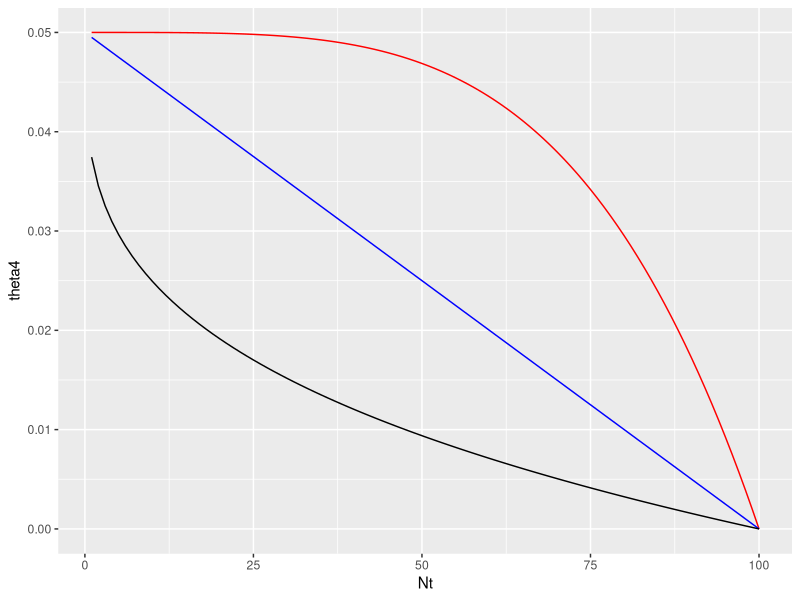
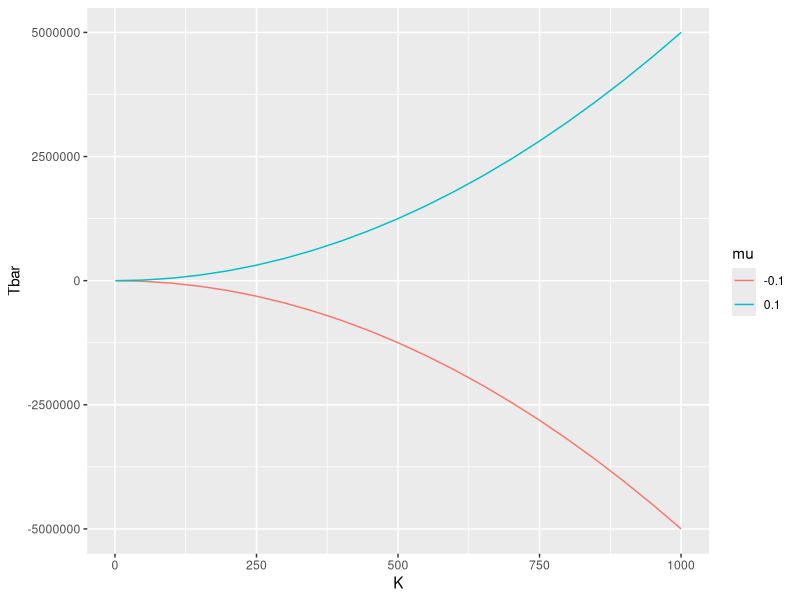
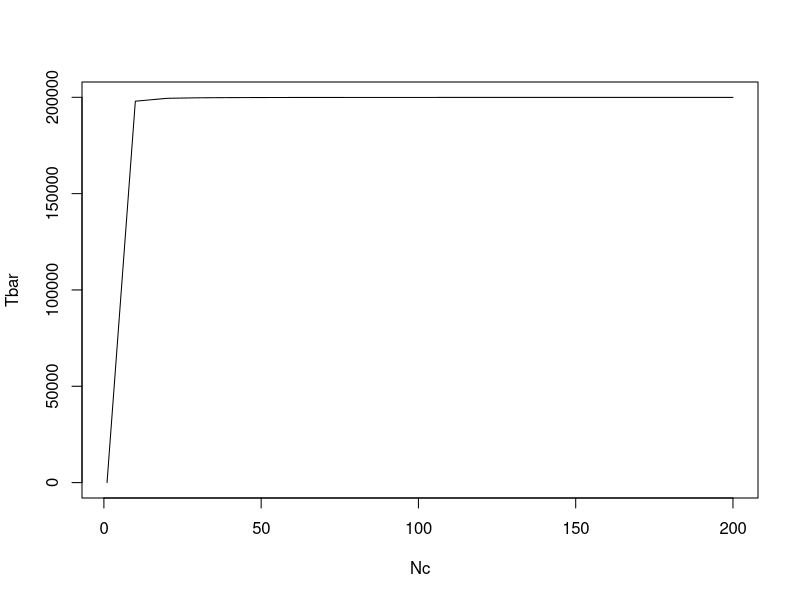

R code for these plots, in order: (Note: this script raises an error after producing the figures.)
## ---- chunk 1
library(ggplot2)
library(gridExtra)
library(tidyr)
library(dplyr)

Nt <- seq(1,100,by=1)
r <- 0.05
K=100

popsize <- data.frame(Nt=Nt, theta4=NaN, theta1=NaN, theta.3=NaN)
theta <- c(4,1, 0.3)
for(i in 1:length(theta)){
  theta.tmp <- theta[i]
  print(theta.tmp)
  for(row in 1:nrow(popsize)){
    Nt.tmp <- popsize$Nt[row]
    Nt1 <- Nt.tmp * exp(r*(1-(Nt.tmp/K)^theta.tmp))
    popsize[row,i+1] <- log(Nt1/Nt.tmp)
  }
}

ggplot(data=popsize, aes(x=Nt))+
  geom_line(aes(y=theta4), color='red')+
  geom_line(aes(y=theta1), color='blue') +
  geom_line(aes(y=theta.3), color='black')
## ---- chunk 2
# Code to plot the mean time to extinction vs. K and starting population size for the ceiling model

mu <- 0.1
s2 <- 0.1
c <- mu/s2

# Plot mean time to extinction as per equation 4.4
K <- seq(0,1000, by=50)
K[1] <- 1 # Minimum K is 1

k <- log(K)
Tbar <- (K^(2*c)-1-(2*c*k))/(2*mu*c) # From equation 4.4
Tbar2 <- (K^(2*c)-1-(2*c*k))/(2*-0.1*c) # From equation 4.4

plotdf <- data.frame(K=rep(K,2), Tbar=c(Tbar,Tbar2), 
                     mu=c(rep('0.1',length(K)),rep('-0.1',length(K))))

ggplot(data=plotdf, aes(x=K, y=Tbar, color=mu))+
  geom_line()
  
# plot(Tbar2~K, type='l', add=T)
## ---- chunk 3
# Plot mean time of extinction vs. Nc for population
K <- 200
Nc <- seq(0,200,by=10)
Nc[1] <- 1
k <- log(K)
d <- log(Nc)
Tbar <- (exp(2*c*k)*(1-exp(-2*c*d))-2*c*d)/(2*mu*c)

plot(Tbar~Nc, type='l')
## ---- chunk 4
census.years <- 1960:1986
c.census.data <- c(90,
                 175,
                 40,
                 45,
                 175,
                 200,
                 425,
                 425,
                 800,
                 256,
                 713,
                 198,
                 1819,
                 575,
                 567,
                 1819,
                 7227,
                 852,
                 216,
                 244,
                 267,
                 1753,
                 999,
                 1788,
                 143,
                 79,
                 94)

h.census.data <- c(70,
                   350,
                   750,
                   750,
                   1400,
                   2000,
                   1750,
                   900,
                   576,
                   871,
                   820,
                   235,
                   1149,
                   370,
                   177,
                   317,
                   1001,
                   190,
                   341,
                   135,
                   125,
                   316,
                   109,
                   122,
                   31,
                   48,
                   18
                   )
## ---- chunk 5
# Calculate log growth rate 
c.loggrowth <- log(c.census.data[2:length(c.census.data)]/c.census.data[1:length(c.census.data)-1])
h.loggrowth <- log(h.census.data[2:length(h.census.data)]/h.census.data[1:length(h.census.data)-1])

### The first SAS program to fit the Bay checkerspot census data
# r <- seq(0.5, 1.5, by=0.5)
# K <- seq(200, 800, by=200)
# theta <- seq(0.2, 1, by=0.4)

# In SAS, nonlinear least-squares regression must be supplied with derivatives of the function to be fit to the data with respect to each parameter in the model
# density.ind <- nls(c.loggrowth~r.est)
density.ind <- 0.001673
theta.starts <- list(r=0.5, K=200, theta=0.2)
density.theta <- nls(c.loggrowth~r*(1-(c.census.data[1:length(c.loggrowth)]/K)^theta), start = theta.starts)

ricker.starts <- list(r=0.5, K=200)
density.ricker <- nls(c.loggrowth~r*(1-(c.census.data[1:length(c.loggrowth)]/K)), start = ricker.starts)
## ---- chunk 6
print('Density independent model');
summary(density.ind);
print('Theta model');
summary(density.theta);
print('Ricker model');
summary(density.ricker)
## ---- chunk 7
# Calculate sum of squares and degrees of freedom (df) in each model
density.ind.ss <- sum((summary(density.ind)$residuals)^2)
density.theta.ss <- sum((summary(density.theta)$residuals)^2)
density.ricker.ss <- sum((summary(density.ricker)$residuals)^2)

density.ind.df <- sum(summary(density.ind)$df)
density.theta.df <- sum(summary(density.theta)$df)
density.ricker.df <- sum(summary(density.ricker)$df)

density.ind.vr <- density.ind.ss/density.ind.df
density.theta.vr <- density.theta.ss/density.theta.df
density.ricker.vr <- density.ricker.ss/density.ricker.df

density.ind.p <- nrow(summary(density.ind)$coefficients)+1
density.theta.p <- nrow(summary(density.theta)$coefficients)+1
density.ricker.p <- nrow(summary(density.ricker)$coefficients)+1

# Calculate the maximum log likelihood of each model
maxLL <- function(q,V){
  max.ll <- (q/-2)*(log(2*pi*V)+1)
  return(max.ll)
}

# Calculate maximum likelihood according to residual variance (.vr) and degrees of freedom (q, .df)
# These values are negative because they are the log- of a small number <1, the probability of data | parameters, model
maxLL.ind <- maxLL(q=density.ind.df, V=density.ind.vr)
maxLL.theta <- maxLL(q=density.theta.df, V=density.theta.vr)
maxLL.ricker <- maxLL(q=density.ricker.df, V=density.ricker.vr)
## ---- chunk 8
# Calculate the corrected AIC criterion (more appropriate in cases where the number of estimated parameters is similar to the number of datapoints, usually the case in PVA)

calcAICc <- function(lmax, p, q){
  aic.c <- -2*lmax+(2*p*q/(q-p-1))
  return(aic.c)
}

# q is the df, as before, and p is the number of parameters being estimated (plus Vr) using least-squares estimation
aic.ind <- calcAICc(lmax=maxLL.ind, p=density.ind.p, q=density.ind.df)
aic.theta <- calcAICc(lmax=maxLL.theta, p=density.theta.p, q=density.theta.df)
aic.ricker <- calcAICc(lmax=maxLL.ricker, p=density.ricker.p, q=density.ricker.df)
## ---- chunk 9
calcAICweight <- function(aic, aic.best){
  weights <- data.frame(aic=aic, w=NaN)
  denominator <- sum(exp(-0.5*(aic-aic.best)))
  for(i in 1:length(aic)){
    numerator <- exp(-0.5*(aic[i]-aic.best))
    weights[i,2] <- numerator/denominator
  }
  return(weights)
}

aic.list <- c(aic.ind, aic.theta, aic.ricker)
weights <- calcAICweight(aic.list, aic.best = min(aic.list))
weights$model <- c('Ind','Theta','Ricker')
weights
## ---- chunk 10
sigma_hat <- (density.ricker.df*density.ricker.vr)/(density.ricker.df-1)
## ---- chunk 11
# This function calculates the probability that a population following the Ricker curve with a starting population Nc falls below the Nx threshold
#    by time Tmax

theta_logistic_stoch <- function(r, K, theta, sigma2, Nc, Nx, tmax, nReps){
  sigma <- sqrt(sigma2)
  set.seed(12345) # Not necessary, only sets the random number generator's seed
  
  # Create a dataframe with columns rep, for the iteration, t, the year, and pop, Nt 
  popsize <- expand.grid(nRep=1:nReps,t=1:tmax)
  popsize$pop <- NaN
  
  # Set the first year of each rep to Nc
  popsize$pop[which(popsize$t==1)] <- Nc
  
  for(interval in 2:tmax){
    print(paste0('Year: ',interval))
    nt <- popsize$pop[which(popsize$t==(interval-1))]
    nt.1 <- nt*exp(r*(1-(nt/K)^theta) + sigma*rnorm(length(nt)))
    # Any population that falls below the extinction threshold is given NaN for extinction
    nt.1[which(nt.1<=Nx)] <- NaN 
    popsize$pop[which(popsize$t==interval)] <- nt.1
  }
  return(popsize)
}

# Now run the function to simulate the Ricker population growth model and its parameter estimates
ricker.sim.nx30 <- theta_logistic_stoch(r=summary(density.ricker)$coefficients[1],
                                   K=summary(density.ricker)$coefficients[2],
                                   theta=1,
                                   sigma2=sigma_hat,
                                   Nc=94,
                                   Nx=30,
                                   tmax=20,
                                   nReps=50000)
ricker.sim.nx20 <- theta_logistic_stoch(r=summary(density.ricker)$coefficients[1],
                                   K=summary(density.ricker)$coefficients[2],
                                   theta=1,
                                   sigma2=sigma_hat,
                                   Nc=94,
                                   Nx=20,
                                   tmax=20,
                                   nReps=50000)

ricker.sim.nx20$nx <- 20
ricker.sim.nx30$nx <- 30

ricker.sim <- rbind(ricker.sim.nx20, ricker.sim.nx30)

prob.extinct <- ricker.sim %>% 
  group_by(t,nx) %>% 
  summarize(extinct=sum(is.na(pop))) %>% 
  mutate(prob.ext=extinct/50000)

ggplot(data=prob.extinct, aes(x=t,y=prob.ext,color=as.factor(nx)))+
  geom_line()+
  xlab('Time (years)')+
  ylab('Cumulative probability of extinction')
## ---- chunk 12
# density.ind <- nls(h.loggrowth~r.est)
density.ind <- -0.05224
theta.starts <- list(r=0.5, K=200, theta=0.2)
density.theta <- nls(h.loggrowth~r*(1-(h.census.data[1:length(h.loggrowth)]/K)^theta), start = theta.starts)

ricker.starts <- list(r=0.5, K=200)
density.ricker <- nls(h.loggrowth~r*(1-(h.census.data[1:length(h.loggrowth)]/K)), start = ricker.starts)

print('Density independent model (JRH)');
summary(density.ind);
print('Theta model (JRH)');
summary(density.theta);
print('Ricker model (JRH)');
summary(density.ricker)
## ---- chunk 13
# Calculate sum of squares and degrees of freedom (df) in each model
density.ind.ss <- sum((summary(density.ind)$residuals)^2)
density.theta.ss <- sum((summary(density.theta)$residuals)^2)
density.ricker.ss <- sum((summary(density.ricker)$residuals)^2)

density.ind.df <- sum(summary(density.ind)$df)
density.theta.df <- sum(summary(density.theta)$df)
density.ricker.df <- sum(summary(density.ricker)$df)

density.ind.vr <- density.ind.ss/density.ind.df
density.theta.vr <- density.theta.ss/density.theta.df
density.ricker.vr <- density.ricker.ss/density.ricker.df

density.ind.p <- nrow(summary(density.ind)$coefficients)+1
density.theta.p <- nrow(summary(density.theta)$coefficients)+1
density.ricker.p <- nrow(summary(density.ricker)$coefficients)+1

# Calculate maximum likelihood according to residual variance (.vr) and degrees of freedom (q, .df)
# These values are negative because they are the log- of a small number <1, the probability of data | parameters, model
maxLL.ind <- maxLL(q=density.ind.df, V=density.ind.vr)
maxLL.theta <- maxLL(q=density.theta.df, V=density.theta.vr)
maxLL.ricker <- maxLL(q=density.ricker.df, V=density.ricker.vr)
## ---- chunk 14
# Calculate the corrected AIC criterion (more appropriate in cases where the number of estimated parameters is similar to the number of datapoints, usually the case in PVA)
aic.ind <- calcAICc(lmax=maxLL.ind, p=density.ind.p, q=density.ind.df)
aic.theta <- calcAICc(lmax=maxLL.theta, p=density.theta.p, q=density.theta.df)
aic.ricker <- calcAICc(lmax=maxLL.ricker, p=density.ricker.p, q=density.ricker.df)
## ---- chunk 15
aic.list <- c(aic.ind, aic.theta, aic.ricker)
weights <- calcAICweight(aic.list, aic.best = min(aic.list))
weights$model <- c('Ind','Theta','Ricker')
weights

# This time, it suggests a independent model
## ---- chunk 16
sigma_hat <- (density.ind.df*density.ind.vr)/(density.ind.df-1)

density_ind <- function(r,sigma2, Nc, Nx, tmax, nReps){
  sigma <- sqrt(sigma2)
  set.seed(12345) # Not necessary, only sets the random number generator's seed
  
  # Create a dataframe with columns rep, for the iteration, t, the year, and pop, Nt 
  popsize <- expand.grid(nRep=1:nReps,t=1:tmax)
  popsize$pop <- NaN
  
  # Set the first year of each rep to Nc
  popsize$pop[which(popsize$t==1)] <- Nc
  
  for(interval in 2:tmax){
    print(paste0('Year: ',interval))
    nt <- popsize$pop[which(popsize$t==(interval-1))]
    nt.1 <- nt*exp(r + sigma*rnorm(length(nt)))
    # Any population that falls below the extinction threshold is given NaN for extinction
    nt.1[which(nt.1<=Nx)] <- NaN 
    popsize$pop[which(popsize$t==interval)] <- nt.1
  }
  return(popsize)
}

# Now run the function to simulate the Ricker population growth model and its parameter estimates
ind.sim.nx10 <- density_ind(r=summary(density.ind)$coefficients[1],
                                   sigma2=sigma_hat,
                                   Nc=18,
                                   Nx=10,
                                   tmax=20,
                                   nReps=50000)
ind.sim.nx15 <- theta_logistic_stoch(r=summary(density.ricker)$coefficients[1],
                                   K=summary(density.ricker)$coefficients[2],
                                   theta=1,
                                   sigma2=sigma_hat,
                                   Nc=18,
                                   Nx=15,
                                   tmax=20,
                                   nReps=50000)

ind.sim.nx10$nx <- 10
ind.sim.nx15$nx <- 15

ind.sim <- rbind(ind.sim.nx10, ind.sim.nx15)

prob.extinct <- ind.sim %>% 
  group_by(t,nx) %>% 
  summarize(extinct=sum(is.na(pop))) %>% 
  mutate(prob.ext=extinct/50000)

ggplot(data=prob.extinct, aes(x=t,y=prob.ext,color=as.factor(nx)))+
  geom_line()+
  xlab('Time (years)')+
  ylab('Cumulative probability of extinction')
## ---- chunk 17
allee.starts <- list(r=0.1, b=0.1, A=10)
allee.lower <- list(r=0, b=0, A=0)
density.allee <- nls(c.loggrowth~log(c.census.data[1:length(c.loggrowth)])-log(A+c.census.data[1:length(c.loggrowth)])+
                       r-b*c.census.data[1:length(c.loggrowth)], start = allee.starts, lower=allee.lower,
                     algorithm = 'port') # Necessary to set a lower bound on A, which otherwise becomes negative!

density.allee
## ---- chunk 18
# This function simulates the growth of a density-dependent population with both demographic and environmental stochasticity
demstoch <- function(r,K,theta,Nc,ad,bd,ae,be,tmax,nReps){
  popsize <- expand.grid(nRep=1:nReps,t=1:tmax)
  popsize$pop <- NaN
  
  # Set the first year of each rep to Nc
  popsize$pop[which(popsize$t==1)] <- Nc
  
  for(interval in 2:tmax){
    print(paste0('Year: ',interval))
    nt <- popsize$pop[which(popsize$t==(interval-1))]
    
    # Compute means of lambdas
    mlam <- exp(r*(1-(nt/K)^theta))
    
    # Variance in lambdas
    vlam <- ((ad*nt+bd)/nt) + (ae*nt+be)
    
    # Coefficient of variation in lambdas
    cv2 <- vlam/(mlam^2)
    
    mx <- log(mlam)-0.5*log(cv2+1)
    sdx <- sqrt(log(cv2+1))
    nt.1 <- nt*exp(mx+(sdx*rnorm(length(nt)))) 
    popsize$pop[which(popsize$t==interval)] <- nt.1
  }
  return(popsize)
}

dem.env.ex <- demstoch(r=0.1,K=15, theta=1, Nc=10, ad=0, bd=1, ae=0, be=0.1, tmax=50, nReps=10)

# Choose pretty breaks 
base_breaks <- function(n = 10){
    function(x) {
        axisTicks(log10(range(x, na.rm = TRUE)), log = TRUE, n = n)
    }
}

# Plot Nt vs t, with log-y axis
allee.plot <- ggplot(data=dem.env.ex, aes(y=pop, x=t, group=nRep, color=nRep)) +
  geom_line() +
  scale_y_continuous(trans='log10', breaks=base_breaks()) +
    ggtitle(label='Allee effects')
## ---- chunk 19
dem.env.ex2 <- demstoch(r=0.1,K=15, theta=1, Nc=10, ad=0, bd=0.1, ae=0, be=0.1, tmax=50, nReps=10)

# Plot Nt vs t, with log-y axis
no.allee.plot <- ggplot(data=dem.env.ex2, aes(y=pop, x=t, group=nRep, color=nRep)) +
  geom_line() +
  scale_y_continuous(trans='log10', breaks=base_breaks()) + 
  ggtitle(label='Minimal Allee effects')

grid.arrange(no.allee.plot+theme(legend.position = 'None'), 
             allee.plot+theme(legend.position = 'None'), 
             ncol=2)
## ---- chunk 20
deviates <- summary(density.ricker)$residuals
deviates.block1 <- deviates[1:length(deviates)-1]
deviates.block2 <- deviates[2:length(deviates)]

# Calculate Pearson's correlation:
pearson.coeff <- cor(x=deviates.block1, y=deviates.block2, method="pearson")
pearson.coeff 

# To test for significance:
pearson.test <- cor.test(x=deviates.block1, y=deviates.block2, method="pearson")
pearson.test
## ---- chunk 21
# This code calculates the probability of quasi-extinction with temporally autocorrelated environmental effects
theta_logistic_autocorr <- function(r, K, theta, sigma2, Nc, Nx, tmax, rho, nReps){
  set.seed(12345) # Not necessary, only sets the random number generator's seed
  sigma <- sqrt(sigma2)
  # Beta scales the new random numbers so that total environmental variance equals sigma2
  beta <- sqrt(1-rho^2)
  # Create a dataframe with columns rep, for the iteration, t, the year, and pop, Nt 
  popsize <- expand.grid(nRep=1:nReps,t=1:tmax)
  popsize$pop <- NaN
  # Set the first year of each rep to Nc
  popsize$pop[which(popsize$t==1)] <- Nc
  for(interval in 2:tmax){
    print(paste0('Year: ',interval))
    nt <- popsize$pop[which(popsize$t==(interval-1))]
    # Skip the creation of eold (not necessary), make enew here
    enew <- rho*rnorm(length(nt))+sigma*beta*rnorm(length(nt))
    # Use the ricker model to project ahead
    nt.1 <- nt*exp(r*(1-(nt/K)^theta) + enew)
    
    # Any population that falls below the extinction threshold is given NaN for extinction
    nt.1[which(nt.1<=Nx)] <- NaN 
    popsize$pop[which(popsize$t==interval)] <- nt.1
  }
  return(popsize)
}

autocorr.ex <- theta_logistic_autocorr(r=0.8, K=10, theta=1, sigma2=0.05, Nc=10, Nx=5, tmax=50, rho=0.1, nReps=10000)

# Calculate the number of NaNs by the last year of simulation, t=50
last.year <- autocorr.ex[which(autocorr.ex$t==50),]
prob.ext <- (sum(is.na(last.year$pop)))/(nrow(last.year))
# 0.1863

# Plot the trajectories of 20 random samples
autocorr.plot <- ggplot(data=autocorr.ex[which(autocorr.ex$nRep %in% sample(10000, size=20, replace=F)),], aes(y=pop, x=t, group=nRep, color=nRep)) +
  geom_line() +
#  scale_y_continuous(trans='log10', breaks=base_breaks()) + 
  ggtitle(label='Environmental autocorrelation')

autocorr.plot
## ---- chunk 22
theta_logistic_catbon <- function(mu, sigma2, Nc, Nx, tmax, probout, outliers, nReps){
  set.seed(12345) # Not necessary, only sets the random number generator's seed
  sigma <- sqrt(sigma2)

  # Create a dataframe with columns rep, for the iteration, t, the year, and pop, Nt 
  popsize <- expand.grid(nRep=1:nReps,t=1:tmax)
  popsize$pop <- NaN
  # Set the first year of each rep to Nc
  popsize$pop[which(popsize$t==1)] <- Nc
  numout <- length(outliers)
  for(interval in 2:tmax){
    print(paste0('Year: ',interval))
    nt <- popsize$pop[which(popsize$t==(interval-1))]
    # For each replicate in each year, calculate whether the year is typical or extreme
    probs <- runif(n=length(nt))
    typical <- probs>probout
    # Differentiate between typical and atypical years
    lambdas <- rep(NaN, length(nt))
    # Calculate typical lambdas
    lambdas[typical] <- exp(mu+sigma*rnorm(n=sum(typical)))
    # Calculate atypical lambdas
    lambdas[!typical] <- sample(outliers, size=sum(!typical), replace=T)
    # print(length(lambdas))
    
    # Calculate next year's population size
    nt.1 <- nt*lambdas
    
    # Any population that falls below the extinction threshold is given NaN for extinction
    nt.1[which(nt.1<=Nx)] <- NaN 
    popsize$pop[which(popsize$t==interval)] <- nt.1
  }
  return(popsize)
}

catbon.ex <- theta_logistic_catbon(mu=0.01467, sigma2=0.01167, 
                                   Nc=99, Nx=20, tmax=20,
                                   probout=1/38, 
                                   outliers=c(0.7875, 1.3077), 
                                   nReps=1000000)

last.year <- catbon.ex[which(catbon.ex$t==20),]
prob.ext <- (sum(is.na(last.year$pop)))/(nrow(last.year))
# 0.000121
